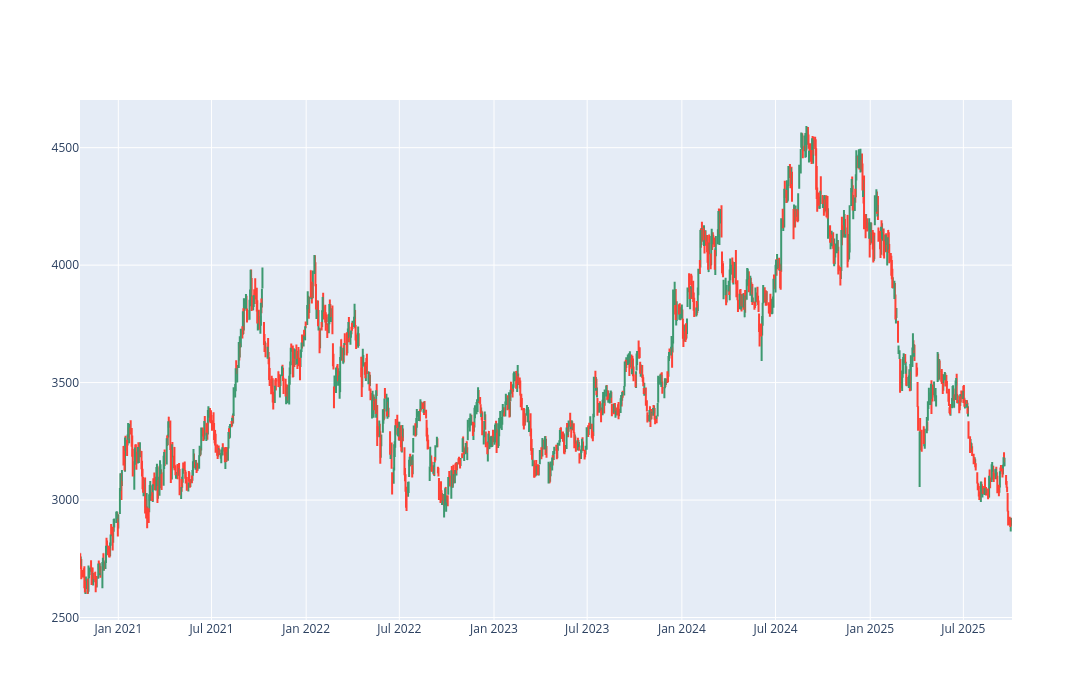

Notebook code for this chart:
### Code cell
fig = go.Figure([go.Ohlc(x=dt.Date,
                         open=dt.Open,
                         high=dt.High,
                         low=dt.Low,
                         close=dt.Close)])

fig.update_layout(
    xaxis_rangeslider_visible=False,
    width=1200,      # change width
    height=700      # change height
)

fig.show()

### Figure 1 — Plotly figure (JSON) as saved in the notebook; plotly's stock layout.template omitted (floating-point values rounded to 4 significant figures; data arrays with more than 128 entries replaced by an {"elided": "..."} marker saying what was removed)
{"data": [{"close": {"elided": "1231 float values"}, "high": {"elided": "1231 float values"}, "low": {"elided": "1231 float values"}, "open": {"elided": "1231 float values"}, "type": "ohlc", "x": {"elided": "1231 str values"}}], "layout": {"height": 700, "width": 1200, "xaxis": {"rangeslider": {"visible": false}}}}
